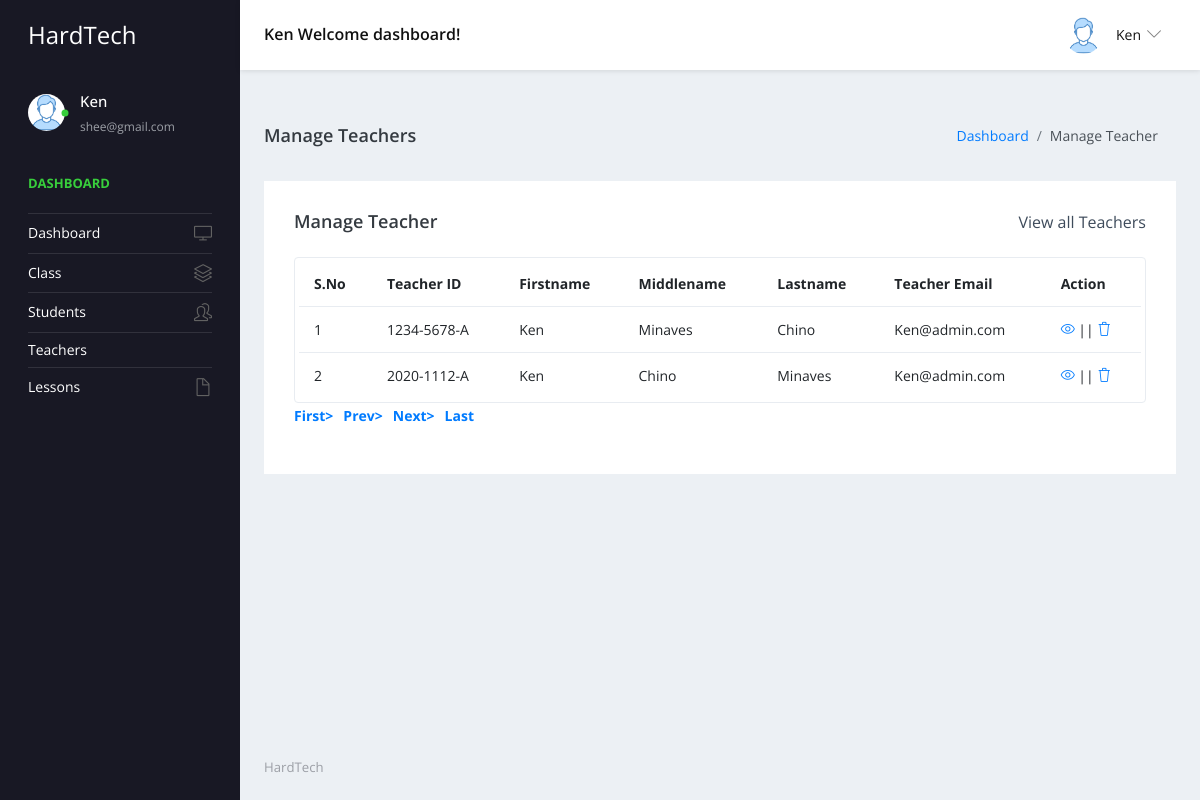
Page /admin/manage-teacher.php (signed in) on the committed database.
### tables this page shows
CREATE TABLE `tblteacher` (
  `TeacherID` int(11) NOT NULL,
  `Firstname` varchar(100) NOT NULL,
  `Middlename` varchar(100) NOT NULL,
  `Lastname` varchar(100) NOT NULL,
  `TeacherEmail` varchar(100) NOT NULL,
  `Gender` varchar(50) NOT NULL,
  `TeachID` varchar(100) NOT NULL,
  `UserName` varchar(100) NOT NULL,
  `Password` varchar(200) NOT NULL,
  `Image` varchar(200) NOT NULL
);

### admin/manage-teacher.php (the view, shortened to what this page needs)
<?php
include('includes/dbconnection.php');
if (strlen($_SESSION['sturecmsaid']==0)) {
  header('location:logout.php');
  } else{
?>
<!DOCTYPE html>
<html lang="en">
  <head>
    <link rel="stylesheet" href="vendors/simple-line-icons/css/simple-line-icons.css">
    <link rel="stylesheet" href="vendors/flag-icon-css/css/flag-icon.min.css">
    <link rel="stylesheet" href="vendors/css/vendor.bundle.base.css">
    <link rel="stylesheet" href="./vendors/daterangepicker/daterangepicker.css">
    <link rel="stylesheet" href="./vendors/chartist/chartist.min.css">
    <link rel="stylesheet" href="./css/style.css">
  </head>
  <body>
    <div class="container-scroller">
     <?php include_once('includes/header.php');?>
      <div class="container-fluid page-body-wrapper">
        <?php include_once('includes/sidebar.php');?>
        <div class="main-panel">
          <div class="content-wrapper">
             <div class="page-header">
              <h3 class="page-title"> Manage Teachers </h3>
              <nav aria-label="breadcrumb">
                <ol class="breadcrumb">
                  <li class="breadcrumb-item"><a href="dashboard.php">Dashboard</a></li>
                  <li class="breadcrumb-item active" aria-current="page"> Manage Teacher</li>
                </ol>
              </nav>
            </div>
            <div class="row">
              <div class="col-md-12 grid-margin stretch-card">
                <div class="card">
                  <div class="card-body">
                    <div class="d-sm-flex align-items-center mb-4">
                      <h4 class="card-title mb-sm-0">Manage Teacher</h4>
                      <a href="#" class="text-dark ml-auto mb-3 mb-sm-0"> View all Teachers</a>
                    </div>
                    <div class="table-responsive border rounded p-1">
                      <table class="table">
                        <thead>
                          <tr>
                            <th class="font-weight-bold">S.No</th>
                            <th class="font-weight-bold">Teacher ID</th>
                            <th class="font-weight-bold">Firstname</th>
                            <th class="font-weight-bold">Middlename</th>
                            <th class="font-weight-bold">Lastname</th>
                            <th class="font-weight-bold">Teacher Email</th>
                            <th class="font-weight-bold">Action</th>
                          </tr>
                        </thead>
                        <tbody>
                           <?php
                            if (isset($_GET['pageno'])) {
            $pageno = $_GET['pageno'];
        } else {
            $pageno = 1;
        }
        $no_of_records_per_page = 15;
        $offset = ($pageno-1) * $no_of_records_per_page;
       $ret = "SELECT TeacherID FROM tblteacher";
$query1 = $dbh -> prepare($ret);
$query1->execute();
$total_rows=$query1->rowCount();
$total_pages = ceil($total_rows / $no_of_records_per_page);
$sql="SELECT tblteacher.TeachID,tblteacher.TeacherID as sid,tblteacher.Firstname,tblteacher.Middlename,tblteacher.Lastname,tblteacher.TeacherEmail from tblteacher  LIMIT $offset, $no_of_records_per_page";
$query = $dbh -> prepare($sql);
$query->execute();
$results=$query->fetchAll(PDO::FETCH_OBJ);
$cnt=1;
if($query->rowCount() > 0)
{
foreach($results as $row)
{               ?>
                          <tr>
                            <td><?php echo htmlentities($cnt);?></td>
                            <td><?php  echo htmlentities($row->TeachID);?></td>
                            <td><?php  echo htmlentities($row->Firstname);?></td>
                            <td><?php  echo htmlentities($row->Middlename);?></td>
                            <td><?php  echo htmlentities($row->Lastname);?></td>
                            <td><?php  echo htmlentities($row->TeacherEmail);?></td>
                            <td>
                              <div><a href="edit-teacher-detail.php?editid=<?php echo htmlentities ($row->sid);?>"><i class="icon-eye"></i></a>
                                                || <a href="manage-teacher.php?delid=<?php echo ($row->sid);?>" onclick="return confirm('Do you really want to Delete ?');"> <i class="icon-trash"></i></a></div>
                            </td>
                          </tr><?php $cnt=$cnt+1;}} ?>
                        </tbody>
                      </table>
                    </div>
                    <div align="left">
    <ul class="pagination" >
        <li><a href="?pageno=1"><strong>First></strong></a></li>
        <li class="<?php if($pageno <= 1){ echo 'disabled'; } ?>">
            <a href="<?php if($pageno <= 1){ echo '#'; } else { echo "?pageno=".($pageno - 1); } ?>"><strong style="padding-left: 10px">Prev></strong></a>
        </li>
        <li class="<?php if($pageno >= $total_pages){ echo 'disabled'; } ?>">
            <a href="<?php if($pageno >= $total_pages){ echo '#'; } else { echo "?pageno=".($pageno + 1); } ?>"><strong style="padding-left: 10px">Next></strong></a>
        </li>
        <li><a href="?pageno=<?php echo $total_pages; ?>"><strong style="padding-left: 10px">Last</strong></a></li>
    </ul>
</div>
                  </div>
                </div>
              </div>
            </div>
          </div>
         <?php include_once('includes/footer.php');?>
        </div>
      </div>
    </div>
  </body>
</html><?php }  ?>

### admin/includes/header.php (shortened to what this page needs)
 <nav class="navbar default-layout-navbar col-lg-12 col-12 p-0 fixed-top d-flex flex-row">
        <div class="navbar-brand-wrapper d-flex align-items-center">
          <a class="navbar-brand brand-logo" href="dashboard.php">
            <strong style="color: white;">HardTech</strong>
          </a>
        </div><?php
         $aid= $_SESSION['sturecmsaid'];
$sql="SELECT * from tbladmin where ID=:aid";
$query = $dbh -> prepare($sql);
$query->bindParam(':aid',$aid,PDO::PARAM_STR);
$query->execute();
$results=$query->fetchAll(PDO::FETCH_OBJ);
$cnt=1;
if($query->rowCount() > 0)
{
foreach($results as $row)
{               ?>
        <div class="navbar-menu-wrapper d-flex align-items-center flex-grow-1">
          <h5 class="mb-0 font-weight-medium d-none d-lg-flex"><?php  echo htmlentities($row->AdminName);?> Welcome dashboard!</h5>
          <ul class="navbar-nav navbar-nav-right ml-auto">
            <li class="nav-item dropdown d-none d-xl-inline-flex user-dropdown">
              <a class="nav-link dropdown-toggle" id="UserDropdown" href="#" data-toggle="dropdown" aria-expanded="false">
                <img class="img-xs rounded-circle ml-2" src="images/faces/face8.jpg" alt="Profile image"> <span class="font-weight-normal"> <?php  echo htmlentities($row->AdminName);?> </span></a>
                <?php $cnt=$cnt+1;}} ?>
            </li>
          </ul>
        </div>
      </nav>

### admin/includes/sidebar.php (shortened to what this page needs)
<nav class="sidebar sidebar-offcanvas" id="sidebar">
          <ul class="nav">
            <li class="nav-item nav-profile">
              <a href="#" class="nav-link">
                <div class="profile-image">
                  <img class="img-xs rounded-circle" src="images/faces/face8.jpg" alt="profile image">
                  <div class="dot-indicator bg-success"></div>
                </div>
                <div class="text-wrapper">
                  <?php
         $aid= $_SESSION['sturecmsaid'];
$sql="SELECT * from tbladmin where ID=:aid";
$query = $dbh -> prepare($sql);
$query->bindParam(':aid',$aid,PDO::PARAM_STR);
$query->execute();
$results=$query->fetchAll(PDO::FETCH_OBJ);
$cnt=1;
if($query->rowCount() > 0)
{
foreach($results as $row)
{               ?>
                  <p class="profile-name"><?php  echo htmlentities($row->AdminName);?></p>
                  <p class="designation"><?php  echo htmlentities($row->Email);?></p><?php $cnt=$cnt+1;}} ?>
                </div>
              </a>
            </li>
            <li class="nav-item nav-category">
              <span class="nav-link">Dashboard</span>
            </li>
            <li class="nav-item">
              <a class="nav-link" href="dashboard.php">
                <span class="menu-title">Dashboard</span>
                <i class="icon-screen-desktop menu-icon"></i>
              </a>
            </li>
            <li class="nav-item">
              <a class="nav-link" data-toggle="collapse" href="#ui-basic" aria-expanded="false" aria-controls="ui-basic">
                <span class="menu-title">Class</span>
                <i class="icon-layers menu-icon"></i>
              </a>
            </li>
            <li class="nav-item">
              <a class="nav-link" data-toggle="collapse" href="#ui-basic1" aria-expanded="false" aria-controls="ui-basic1">
                <span class="menu-title">Students</span>
                <i class="icon-people menu-icon"></i>
              </a>
            </li>
            <li class="nav-item">
              <a class="nav-link" data-toggle="collapse" href="#auth1" aria-expanded="false" aria-controls="auth1">
                <span class="menu-title">Teachers</span>
              </a>
            </li>
            <li class="nav-item">
              <a class="nav-link" data-toggle="collapse" href="#auth2" aria-expanded="false" aria-controls="auth2">
                <span class="menu-title">Lessons</span>
                <i class="icon-doc menu-icon"></i>
              </a>
            </li>
          </ul>
        </nav>

### rows in the picture
tblteacher: TeachID "1234-5678-A", Firstname "Ken", Middlename "Minaves", Lastname "Chino", TeacherEmail "Ken@admin.com"
tblteacher: TeachID "2020-1112-A", Firstname "Ken", Middlename "Chino", Lastname "Minaves", TeacherEmail "Ken@admin.com"

### other values in the picture
$row->AdminName "Ken"
$row->Email "shee@gmail.com"
